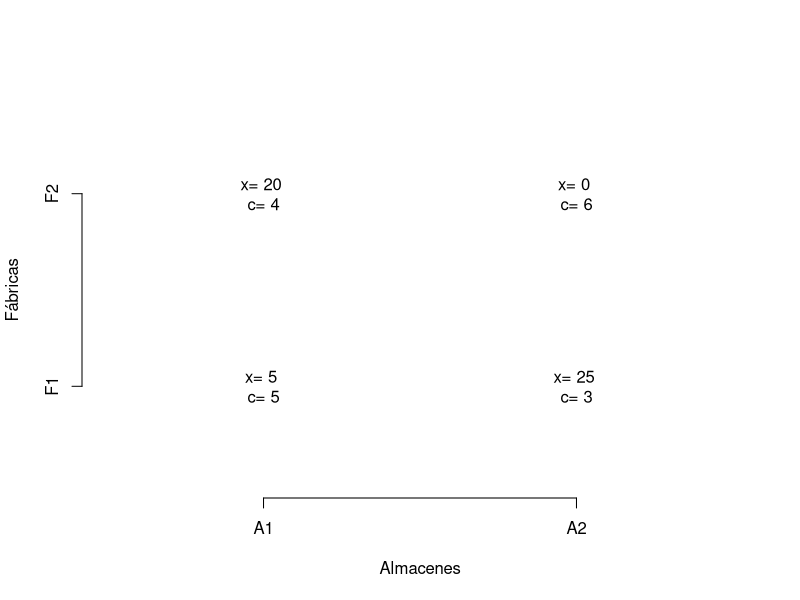

Source code (R):
# Datos
costos <- matrix(c(4,6,5,3), nrow=2, byrow=TRUE)
oferta <- c(20,30)
demanda <- c(25,25)

# Inicializamos matriz de solución
sol <- matrix(0, nrow=2, ncol=2)

# Mientras haya oferta y demanda pendiente
while(sum(oferta) > 0 && sum(demanda) > 0){
  # Encontrar la posición del costo mínimo disponible
  costos_temp <- costos
  costos_temp[oferta==0, ] <- Inf
  costos_temp[, demanda==0] <- Inf
  pos <- which(costos_temp == min(costos_temp), arr.ind=TRUE)[1,]
  
  i <- pos[1] # fila
  j <- pos[2] # columna
  
  asignar <- min(oferta[i], demanda[j])
  sol[i,j] <- asignar
  
  # Actualizar oferta y demanda
  oferta[i] <- oferta[i] - asignar
  demanda[j] <- demanda[j] - asignar
}

print("Matriz de asignación (óptima):")
print(sol)

costo_total <- sum(sol*costos)
print(paste("Costo mínimo =", costo_total))

# Gráfico
plot(c(1,2), c(2,1), type="n", xlab="Almacenes", ylab="Fábricas",
     xlim=c(0.5,2.5), ylim=c(0.5,2.5), axes=FALSE)
axis(1, at=1:2, labels=c("A1","A2"))
axis(2, at=1:2, labels=c("F1","F2"))
for(i in 1:2){
  for(j in 1:2){
    text(j, 3-i, paste("x=", sol[i,j], "\nc=", costos[i,j]))
  }
}
